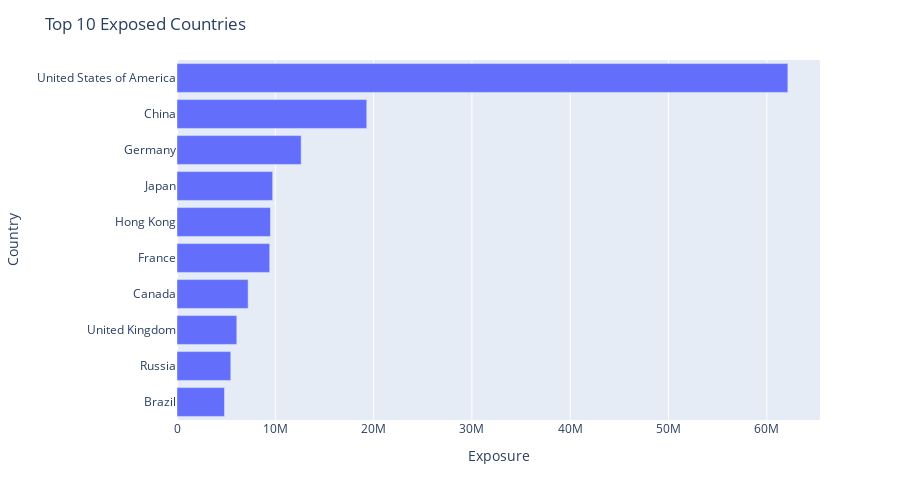

Here is the notebook cell this chart was saved with:
### Markdown cell above
___

### Code cell
top10 = df_country.nlargest(10, ['totalcount'])

fig = px.bar(top10, x='totalcount', y='country',
             hover_data=['country', 'totalcount'], orientation='h',
              height=500)
fig.update_layout(yaxis={'categoryorder':'total ascending'})
fig.update_layout(title='Top 10 Exposed Countries',
                  xaxis = dict(title='Exposure'),
                  yaxis = dict(title='Country'))
fig.show()

### Figure 1 — Plotly figure (JSON) as saved in the notebook; plotly's stock layout.template omitted (floating-point values rounded to 4 significant figures)
{"data": [{"alignmentgroup": "True", "hovertemplate": "totalcount=%{x}<br>country=%{y}<extra></extra>", "legendgroup": "", "marker": {"color": "#636efa"}, "name": "", "offsetgroup": "", "orientation": "h", "showlegend": false, "textposition": "auto", "type": "bar", "x": [62138431, 19302643, 12631361, 9732132, 9506773, 9432648, 7236864, 6082186, 5470802, 4829744], "xaxis": "x", "y": ["United States of America", "China", "Germany", "Japan", "Hong Kong", "France", "Canada", "United Kingdom", "Russia", "Brazil"], "yaxis": "y"}], "layout": {"barmode": "relative", "height": 500, "legend": {"tracegroupgap": 0}, "margin": {"t": 60}, "title": {"text": "Top 10 Exposed Countries"}, "xaxis": {"anchor": "y", "domain": [0, 1], "title": {"text": "Exposure"}}, "yaxis": {"anchor": "x", "categoryorder": "total ascending", "domain": [0, 1], "title": {"text": "Country"}}}}
